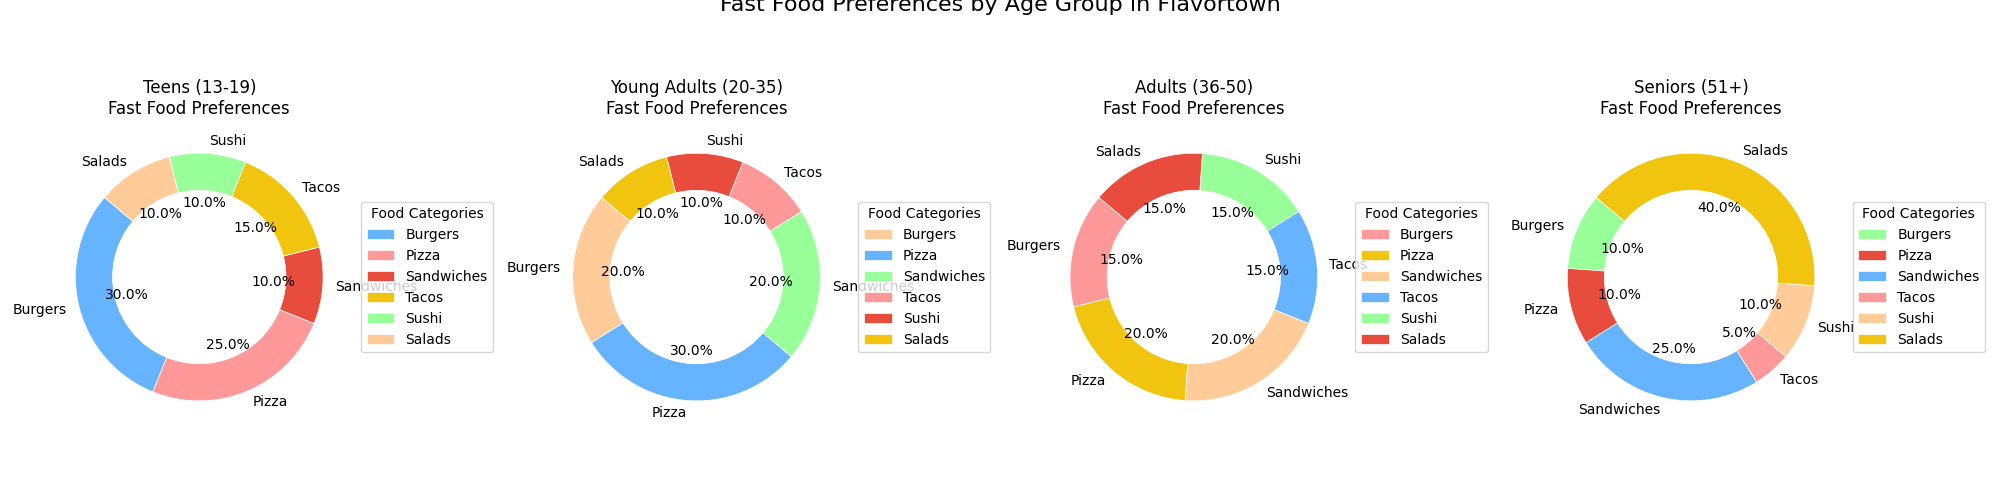

Reproduce this figure in Python.
import matplotlib.pyplot as plt

age_groups = ['Teens (13-19)', 'Young Adults (20-35)', 'Adults (36-50)', 'Seniors (51+)']
fast_food_categories = ['Burgers', 'Pizza', 'Sandwiches', 'Tacos', 'Sushi', 'Salads']

data_by_age_group = {
    'Teens (13-19)': [30, 25, 10, 15, 10, 10],
    'Young Adults (20-35)': [20, 30, 20, 10, 10, 10],
    'Adults (36-50)': [15, 20, 20, 15, 15, 15],
    'Seniors (51+)': [10, 10, 25, 5, 10, 40]
}

# Shuffle the colors manually
colors_shuffled = [
    ['#66b3ff', '#ff9999', '#e74c3c', '#f1c40f', '#99ff99', '#ffcc99'],
    ['#ffcc99', '#66b3ff', '#99ff99', '#ff9999', '#e74c3c', '#f1c40f'],
    ['#ff9999', '#f1c40f', '#ffcc99', '#66b3ff', '#99ff99', '#e74c3c'],
    ['#99ff99', '#e74c3c', '#66b3ff', '#ff9999', '#ffcc99', '#f1c40f']
]

fig, axs = plt.subplots(1, 4, figsize=(20, 5))

for i, (age_group, preferences) in enumerate(data_by_age_group.items()):
    ax = axs[i]
    
    wedges, texts, autotexts = ax.pie(
        preferences,
        labels=fast_food_categories,
        autopct='%1.1f%%',
        startangle=140,
        colors=colors_shuffled[i],  # Use shuffled colors for each group
        wedgeprops=dict(width=0.3, edgecolor='w', linewidth=0.5),
        textprops=dict(size=10)
    )
    
    centre_circle = plt.Circle((0, 0), 0.70, fc='white')
    ax.add_artist(centre_circle)
    
    ax.set(aspect="equal", title=f"{age_group}\nFast Food Preferences")
    ax.legend(wedges, fast_food_categories, title="Food Categories", loc="center left", bbox_to_anchor=(1, 0, 0.5, 1))

fig.suptitle('Fast Food Preferences by Age Group in Flavortown', fontsize=16, y=1.01)

plt.tight_layout()
plt.show()
